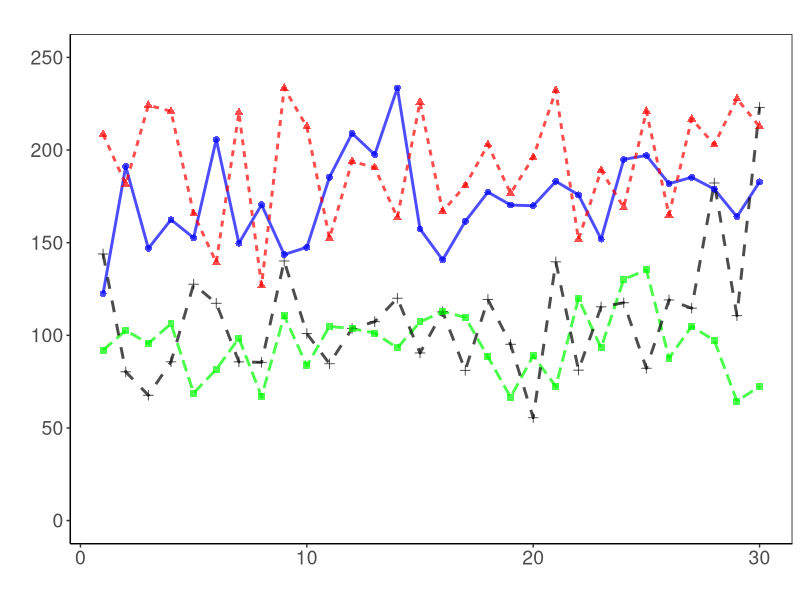
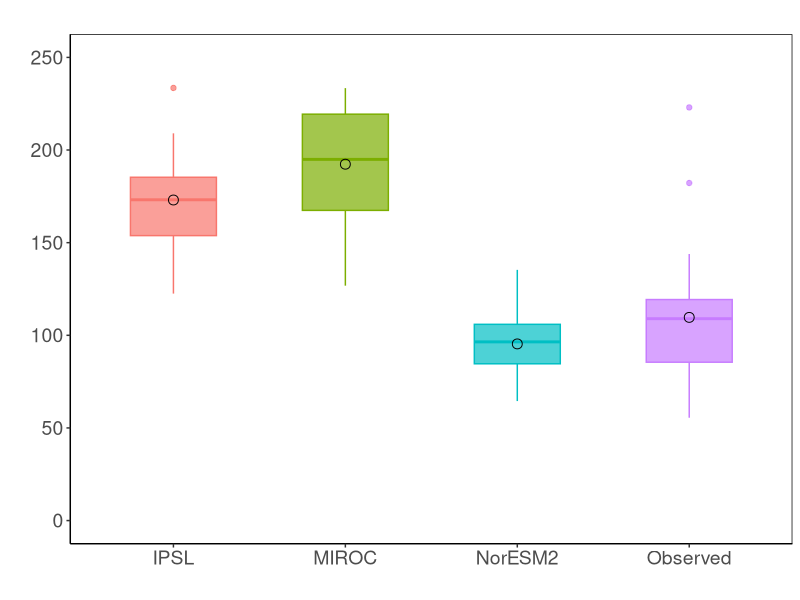
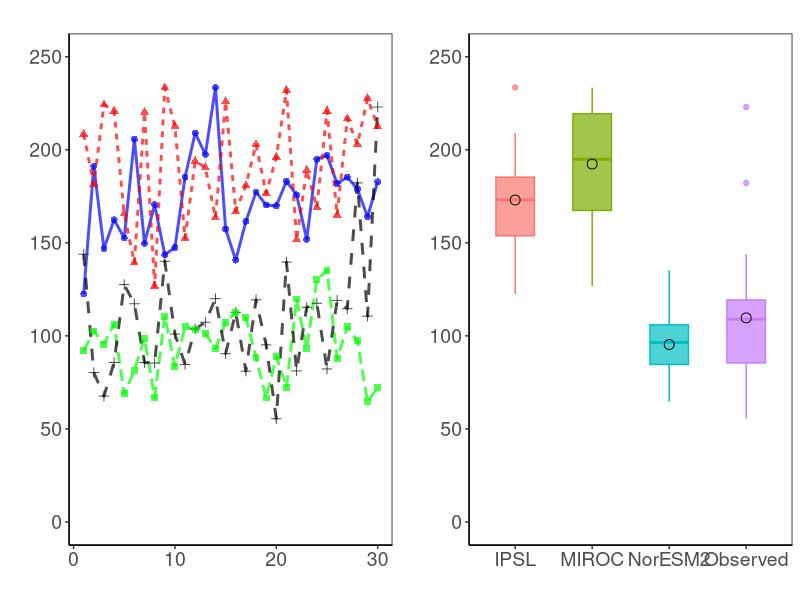

Source code (R) for these figures, in order:
# El objetivo de este script es hacer un ajuste de distribucion de frecuencias 
# usando la serie de precipitaci?n maxima en 24h del modelo IPLS SSP585, per?odo 2041-2070.
# A esta serie se le corrigi? el bias usando la estacion M1219 rellena con missForest 

# Editado por: Jorge Hurtado
# Fecha: 9 de septiembre de 2022

# Pasos a seguir:
# a. Preparar las series
# b. Hacer al ajuste a varias distribuciones teoricas (weibull, gamma, lognormal, normal)  
# c. Evaluar el ajuste para seleccionar el mejor modelo

#..................................................................................................

# Preparing the environment

rm(list = ls())
graphics.off()

# libraries

{
#library(fitdistrplus)
#library(MASS)
#library(survival)
#library(actuar)
#library(distrMod)
#library(dplyr)
library(readxl)
library(tidyverse)
library(ggpubr)
}

# load data

data <- read_excel("./Methods/BitacoraClimateScenarioV2.xlsx",sheet=1); head(data)

# preparacion de la tabla

data1 <- data.frame(data) 
data1$nyear <- seq(1,30,1)
names(data1) <- c("obs","IPSL","MIROC","NorESM2","year")


{

obs <- data1 %>% dplyr::select(year,obs) %>% mutate (group = "Observed")
    names(obs) <- c("year","PP","Group")
    
ipsl <- data1 %>% dplyr::select(year,IPSL) %>% mutate (group = "IPSL")
    names(ipsl) <- c("year","PP","Group")

miroc <- data1 %>% dplyr::select(year,MIROC) %>% mutate (group = "MIROC")
    names(miroc) <- c("year","PP","Group")

noresm <- data1 %>% dplyr::select(year,NorESM2) %>% mutate (group = "NorESM2")
    names(noresm) <- c("year","PP","Group")

data2 <- rbind(obs,ipsl,miroc,noresm)

}

    
# plot maximos anuales todas las series

(f1 <-  ggplot(data=data2, mapping=aes(x=year, y=PP, color=Group,linetype=Group)) + 

        geom_line (show.legend=F,size = 1, alpha = 0.7) +
        
        scale_y_continuous(limits = c(0, 250), breaks = seq(0, 250, by = 50))+
        
        geom_point(aes(shape=Group),
                       show.legend=F,size = 2, alpha = 0.7) +
        
        scale_colour_manual(#name = "Simbology",
                            breaks = c("Observed","IPSL","MIROC", "NorESM2"),
                            #labels = c("Observed","GCM-BC:IPSL","GCM-BC:MIROC", "GCM-BC:NorESM2"),
                            values = c("black","blue","red", "green"))+
        
        labs(x = "", y = "", 
             title = "", size=5) +
        
        theme(plot.title=element_text(hjust=0.5, size=14),
              axis.title.x = element_text(size = 14),
              axis.text.x = element_text(size = 14),
              axis.text.y = element_text(size = 14),
              axis.title.y = element_text(size = 14),
              panel.background = element_rect(fill = 'white'),
              panel.border = element_rect(colour = "black", fill = NA, size = 0.5),
              axis.line.x = element_line(size = 0.5, color = "black"),
              axis.line.y = element_line(size = 0.5, color = "black"),
              legend.key.size = unit(0.9, 'cm'),
              legend.text = element_text(size=16),
              legend.title = element_text(size=17),
              legend.key = element_rect(fill = "transparent")))



# plot de box plots

(f2 <- ggplot(data=data2, aes(Group, PP,fill=Group, color=Group))+
        geom_boxplot(width=0.5,alpha=0.7,show.legend = F)+
        coord_cartesian(ylim = c(0, 250))+
        stat_summary(fun.data = mean_sdl, fun.args = list(mult = 1), geom = "errorbar", width = 0.2,show.legend = F) +     # mean_sld grafica las barras de las desviaciones estandar, mult 1 indican 1 desviacion estandar
        stat_summary(fun = mean, geom = "point", shape = 1,size = 3, color = "black",show.legend = F) +
        labs(title = "", x = "", y = "", show.legend = F)+
        
        theme(plot.title=element_text(hjust=0.5, size=14),
              axis.title.x = element_text(size = 14),
              axis.text.x = element_text(size = 14),
              axis.text.y = element_text(size = 14),
              axis.title.y = element_text(size = 14),
              panel.background = element_rect(fill = 'white'),
              panel.border = element_rect(colour = "black", fill = NA, size = 0.5),
              axis.line.x = element_line(size = 0.5, color = "black"),
              axis.line.y = element_line(size = 0.5, color = "black"),
              legend.key.size = unit(0.9, 'cm'),
              legend.text = element_text(size=16),
              legend.title = element_text(size=14),
              legend.key = element_rect(fill = "transparent")))

ggarrange(f1,f2, 
          labels = c("", ""),
          ncol = 2, nrow = 1)

# histogram of frequencies and empirical cumulative distribution


# End of script....................................................................................
